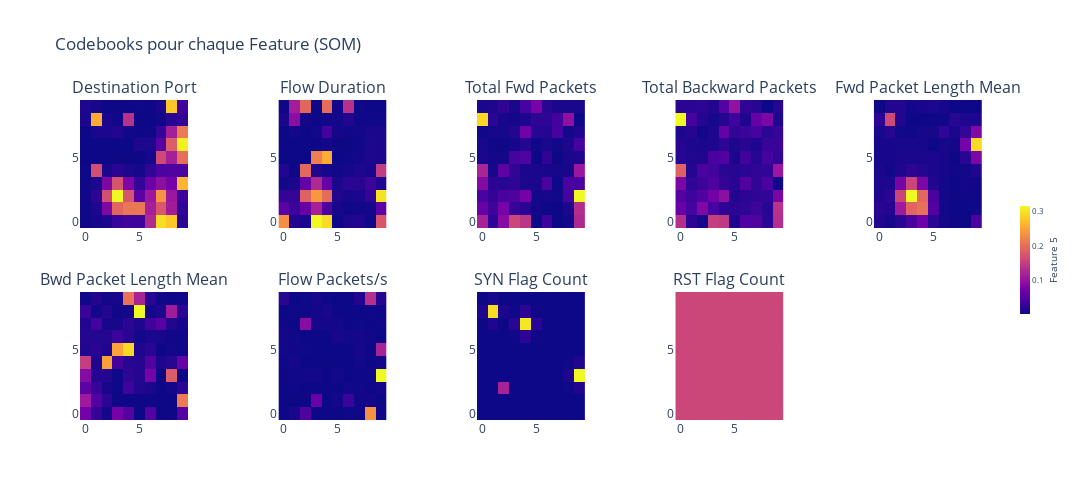

Source (notebook cell):
### Markdown cell above
Les codebooks d’un SOM (Self-Organizing Map) représentent les poids associés à chaque neurone pour chaque feature. Ils servent de points de référence pour regrouper des données similaires dans l’espace des features. Chaque neurone de la carte est responsable de "représenter" un groupe de données similaires, et les valeurs des codebooks montrent les caractéristiques typiques des données associées à un neurone particulier. 

Ces visualisations permettent de mieux comprendre comment le SOM a organisé les données et quels neurones sont influencés par des features spécifiques.

### Code cell
# Définition des paramètres pour les sous-graphiques
num_features = X_scaled.shape[1]
cols = 5  # Nombre de colonnes pour les subplots
rows = int(np.ceil(num_features / cols))  # Nombre de lignes basé sur les features

# Initialisation des sous-graphiques
fig = make_subplots(
    rows=rows,
    cols=cols,
    subplot_titles=[f"{feature}" for i, feature in enumerate(X.columns)],
    horizontal_spacing=0.1,  # Espacement horizontal entre les subplots
    vertical_spacing=0.2,    # Espacement vertical entre les subplots
)

# Ajouter chaque codebook (feature) à un subplot
for i in range(num_features):
    row = i // cols + 1
    col = i % cols + 1
    fig.add_trace(
        go.Heatmap(
            z=som.get_weights()[:, :, i],
            colorscale="plasma",
            colorbar=dict(
                title=f"Feature {i+1}",
                titleside="right",
                titlefont=dict(size=10),
                tickfont=dict(size=8),
                len=0.4,
                thickness=10,
                xpad=20,
                ypad=10,
            ),
            showscale=(col == cols),
        ),
        row=row,
        col=col,
    )
    
fig.update_layout(
    title="Codebooks pour chaque Feature (SOM)",
    height=250 * rows,
    width=1200,
    showlegend=False,
    template="plotly_white",
)
fig.show()

### Figure 1 — Plotly figure (JSON) as saved in the notebook; plotly's stock layout.template omitted (floating-point values rounded to 4 significant figures)
{"data": [{"colorbar": {"len": 0.4, "thickness": 10, "tickfont": {"size": 8}, "title": {"font": {"size": 10}, "side": "right", "text": "Feature 1"}, "xpad": 20, "ypad": 10}, "colorscale": [[0, "#0d0887"], [0.1111, "#46039f"], [0.2222, "#7201a8"], [0.3333, "#9c179e"], [0.4444, "#bd3786"], [0.5556, "#d8576b"], [0.6667, "#ed7953"], [0.7778, "#fb9f3a"], [0.8889, "#fdca26"], [1, "#f0f921"]], "showscale": false, "type": "heatmap", "xaxis": "x", "yaxis": "y", "z": [[0.00625, 0.01796, 0.02843, 0.0746, 0.08938, 0.08526, 0.3563, 0.8284, 0.7829, 0.05495], [0.005479, 0.02858, 0.2293, 0.5362, 0.5836, 0.5847, 0.3218, 0.4934, 0.3129, 0.06326], [0.005159, 0.05396, 0.4694, 0.8867, 0.4827, 0.1456, 0.3001, 0.6582, 0.2951, 0.0831], [0.007134, 0.02537, 0.2237, 0.483, 0.2284, 0.06836, 0.1847, 0.2593, 0.205, 0.7398], [0.004041, 0.4653, 0.02263, 0.05133, 0.02702, 0.01648, 0.06214, 0.1117, 0.1231, 0.1158], [0.0008253, 0.0008367, 0.001315, 0.002448, 0.002072, 0.002528, 0.01763, 0.4524, 0.3211, 0.5633], [0.0008094, 0.0008183, 0.0008443, 0.0008871, 0.001164, 0.03133, 0.02815, 0.1393, 0.5132, 0.8684], [0.001997, 0.02435, 0.02426, 0.03934, 0.006217, 0.001289, 0.006869, 0.0703, 0.3174, 0.5871], [0.02389, 0.7186, 0.02517, 0.003494, 0.378, 0.001819, 0.001693, 0.01081, 0.04815, 0.06535], [0.03228, 0.02052, 0.002911, 0.001675, 0.002133, 0.006433, 0.002272, 0.02475, 0.7811, 0.09008]]}, {"colorbar": {"len": 0.4, "thickness": 10, "tickfont": {"size": 8}, "title": {"font": {"size": 10}, "side": "right", "text": "Feature 2"}, "xpad": 20, "ypad": 10}, "colorscale": [[0, "#0d0887"], [0.1111, "#46039f"], [0.2222, "#7201a8"], [0.3333, "#9c179e"], [0.4444, "#bd3786"], [0.5556, "#d8576b"], [0.6667, "#ed7953"], [0.7778, "#fb9f3a"], [0.8889, "#fdca26"], [1, "#f0f921"]], "showscale": false, "type": "heatmap", "xaxis": "x2", "yaxis": "y2", "z": [[0.6626, 0.03772, 0.02407, 0.9099, 0.8436, 0.004019, 0.02994, 0.03713, 0.00672, 0.5016], [0.1495, 0.08442, 0.178, 0.333, 0.1148, 0.01725, 0.005571, 0.01052, 0.01343, 0.1528], [0.06522, 0.06832, 0.5377, 0.6867, 0.5694, 0.03854, 0.01583, 0.02566, 0.06641, 0.8575], [0.009464, 0.02131, 0.1688, 0.3626, 0.1693, 0.02317, 0.05495, 0.04817, 0.08459, 0.03609], [0.0361, 0.002097, 0.5603, 0.03767, 0.01862, 0.005466, 0.01639, 0.02784, 0.01942, 0.4249], [5.332e-05, 0.0002871, 0.0006198, 0.6202, 0.7353, 0.0008213, 0.003885, 0.01202, 0.0292, 0.02257], [1.399e-05, 0.0001767, 0.0004906, 0.001544, 0.01231, 0.001385, 0.00181, 0.006834, 0.02824, 0.02299], [0.0007643, 0.01213, 0.000735, 0.01089, 0.09741, 0.013, 0.006631, 0.01003, 0.02079, 0.02174], [0.02167, 0.263, 0.0121, 0.0007599, 0.01132, 0.008749, 0.03774, 0.007342, 0.004786, 0.003162], [0.001871, 0.3217, 0.5512, 3.766e-05, 0.5718, 0.0146, 0.3858, 0.002988, 0.0003465, 8.403e-05]]}, {"colorbar": {"len": 0.4, "thickness": 10, "tickfont": {"size": 8}, "title": {"font": {"size": 10}, "side": "right", "text": "Feature 3"}, "xpad": 20, "ypad": 10}, "colorscale": [[0, "#0d0887"], [0.1111, "#46039f"], [0.2222, "#7201a8"], [0.3333, "#9c179e"], [0.4444, "#bd3786"], [0.5556, "#d8576b"], [0.6667, "#ed7953"], [0.7778, "#fb9f3a"], [0.8889, "#fdca26"], [1, "#f0f921"]], "showscale": false, "type": "heatmap", "xaxis": "x3", "yaxis": "y3", "z": [[7.776e-05, 1.363e-05, 5.846e-05, 0.000105, 9.157e-05, 6.572e-07, 1.913e-05, 1.804e-08, 2.851e-06, 8.23e-05], [4.072e-05, 2.022e-05, 4.84e-05, 1.658e-05, 1.198e-05, 1.895e-06, 6.164e-07, 5.129e-07, 7.525e-06, 8.575e-05], [2.498e-05, 1.5e-05, 2.531e-05, 2.758e-05, 4.816e-05, 2.247e-06, 3.792e-06, 1.874e-06, 2.354e-05, 0.0002097], [5.645e-05, 1.299e-05, 1.042e-05, 1.4e-05, 6.761e-06, 5.59e-06, 2.557e-05, 7.874e-07, 2.543e-05, 2.528e-05], [7.902e-05, 4.143e-06, 3.639e-05, 1.57e-05, 5.791e-06, 5.131e-06, 4.416e-06, 3.616e-06, 3.672e-06, 6.886e-05], [5.452e-06, 3.199e-06, 1.872e-06, 2.386e-05, 2.818e-05, 7.167e-08, 1.436e-05, 3.316e-07, 5.238e-06, 7.932e-06], [4.958e-06, 1.639e-06, 3.767e-07, 3.326e-06, 9.369e-06, 1.285e-06, 4.792e-06, 2.608e-06, 6.077e-06, 2.396e-05], [1.224e-06, 4.01e-06, 4.258e-06, 8.79e-06, 4.633e-05, 1.038e-05, 9.511e-06, 2.375e-05, 1.884e-06, 7.933e-06], [0.0001921, 1.137e-05, 4.432e-06, 3.219e-06, 7.502e-06, 1.367e-05, 1.376e-05, 2.26e-05, 6.295e-05, 1.799e-07], [5.234e-06, 7.147e-06, 1.389e-05, 4.803e-06, 2.346e-05, 4.976e-05, 1.044e-05, 5.698e-06, 5.025e-06, 5.026e-06]]}, {"colorbar": {"len": 0.4, "thickness": 10, "tickfont": {"size": 8}, "title": {"font": {"size": 10}, "side": "right", "text": "Feature 4"}, "xpad": 20, "ypad": 10}, "colorscale": [[0, "#0d0887"], [0.1111, "#46039f"], [0.2222, "#7201a8"], [0.3333, "#9c179e"], [0.4444, "#bd3786"], [0.5556, "#d8576b"], [0.6667, "#ed7953"], [0.7778, "#fb9f3a"], [0.8889, "#fdca26"], [1, "#f0f921"]], "showscale": false, "type": "heatmap", "xaxis": "x4", "yaxis": "y4", "z": [[6.313e-05, 9.336e-06, 2.847e-06, 7.272e-05, 6.933e-05, 5.713e-06, 2.195e-05, 2.097e-05, 9.643e-06, 6.312e-05], [3.111e-05, 1.723e-05, 3.881e-05, 1.75e-05, 9.9e-06, 9.46e-06, 1.001e-05, 1.447e-05, 7.842e-06, 6.532e-05], [2.328e-05, 1.47e-05, 2.223e-05, 3.417e-05, 4.453e-05, 6.619e-06, 9.436e-06, 1.057e-05, 1.128e-05, 3.757e-05], [3.826e-05, 1.018e-05, 1.456e-05, 1.964e-05, 1.128e-05, 8.785e-06, 2.172e-05, 1.09e-05, 1.861e-05, 7.346e-07], [8.96e-05, 7.082e-06, 1.976e-05, 1.622e-05, 8.502e-06, 8.117e-06, 9.271e-06, 1.11e-05, 1.15e-05, 5.067e-05], [8.017e-06, 6.304e-06, 5.308e-06, 1.889e-05, 2.161e-05, 4.017e-06, 1.531e-05, 8.107e-06, 1.699e-05, 1.141e-05], [7.626e-06, 5.126e-06, 4.124e-06, 4.949e-06, 1.018e-05, 4.828e-06, 7.861e-06, 5.281e-06, 1.317e-05, 1.349e-05], [4.837e-06, 7.298e-06, 2.003e-06, 4.95e-06, 2.898e-05, 1.106e-05, 1.404e-05, 1.751e-05, 9.282e-06, 1.195e-05], [0.0001525, 1.724e-05, 7.057e-06, 3.575e-06, 7.323e-06, 1.505e-05, 5.988e-06, 2.87e-05, 3.859e-05, 4.703e-06], [7.837e-06, 8.849e-06, 9.321e-06, 6.808e-06, 2.242e-05, 4.699e-05, 1.016e-05, 8.051e-06, 2.83e-07, 7.601e-06]]}, {"colorbar": {"len": 0.4, "thickness": 10, "tickfont": {"size": 8}, "title": {"font": {"size": 10}, "side": "right", "text": "Feature 5"}, "xpad": 20, "ypad": 10}, "colorscale": [[0, "#0d0887"], [0.1111, "#46039f"], [0.2222, "#7201a8"], [0.3333, "#9c179e"], [0.4444, "#bd3786"], [0.5556, "#d8576b"], [0.6667, "#ed7953"], [0.7778, "#fb9f3a"], [0.8889, "#fdca26"], [1, "#f0f921"]], "showscale": true, "type": "heatmap", "xaxis": "x5", "yaxis": "y5", "z": [[0.01288, 0.006061, 0.01669, 0.03741, 0.06732, 0.01758, 0.00496, 0.0008932, 0.0009266, 0.03921], [0.01838, 0.01535, 0.1093, 0.1897, 0.2029, 0.04519, 0.002862, 0.000773, 0.000468, 0.003175], [0.01225, 0.02033, 0.1577, 0.3164, 0.1932, 0.03958, 0.004505, 0.0008243, 0.002636, 0.002888], [0.01128, 0.01021, 0.0748, 0.156, 0.0789, 0.01309, 0.004939, 0.0006441, 0.00518, 0.00276], [0.008396, 0.003921, 0.01232, 0.02003, 0.01466, 0.008795, 0.006305, 0.004015, 0.004354, 0.01405], [0.006209, 0.007429, 0.007752, 0.008878, 0.008299, 0.008713, 0.006956, 0.001023, 0.01818, 0.07921], [0.005967, 0.006936, 0.007613, 0.00787, 0.006104, 0.001077, 0.00603, 0.005306, 0.07157, 0.2936], [0.007771, 0.01662, 0.003466, 0.002162, 0.006414, 0.006957, 0.02287, 0.007954, 0.02485, 0.08342], [0.01971, 0.1615, 0.01423, 0.00122, 0.001262, 0.002656, 0.002083, 0.0165, 0.01011, 0.01024], [0.0009372, 0.01426, 0.01331, 0.004664, 0.007329, 0.01007, 0.006794, 0.0005897, 0.001319, 0.0005957]]}, {"colorbar": {"len": 0.4, "thickness": 10, "tickfont": {"size": 8}, "title": {"font": {"size": 10}, "side": "right", "text": "Feature 6"}, "xpad": 20, "ypad": 10}, "colorscale": [[0, "#0d0887"], [0.1111, "#46039f"], [0.2222, "#7201a8"], [0.3333, "#9c179e"], [0.4444, "#bd3786"], [0.5556, "#d8576b"], [0.6667, "#ed7953"], [0.7778, "#fb9f3a"], [0.8889, "#fdca26"], [1, "#f0f921"]], "showscale": false, "type": "heatmap", "xaxis": "x6", "yaxis": "y6", "z": [[0.1104, 0.03758, 0.006658, 0.1114, 0.07274, 0.0002109, 0.07223, 0.00136, 0.0005714, 0.07272], [0.166, 0.06797, 0.02968, 0.001444, 0.001053, 0.000651, 0.001346, 0.001263, 0.0005522, 0.3291], [0.08524, 0.04118, 0.0091, 0.00188, 0.04685, 0.01866, 0.01133, 0.0009912, 0.005337, 0.02695], [0.1329, 0.02165, 0.02284, 0.001788, 0.0327, 0.02356, 0.1136, 0.0007514, 0.2813, 5.907e-05], [0.2303, 0.01603, 0.3824, 0.05319, 0.02485, 0.02238, 0.07022, 0.01687, 0.02404, 0.09], [0.02139, 0.02748, 0.01639, 0.385, 0.4499, 0.01755, 0.02684, 0.001153, 0.007897, 0.001782], [0.02327, 0.02289, 0.02314, 0.04352, 0.02579, 0.004575, 0.01333, 0.01028, 0.003038, 0.002917], [0.0203, 0.05146, 0.0108, 0.0092, 0.02719, 0.01721, 0.04865, 0.07631, 0.01965, 0.008072], [0.04073, 0.006031, 0.02299, 0.002591, 0.007403, 0.4884, 0.007906, 0.01517, 0.1713, 0.02836], [0.001664, 0.0213, 0.007943, 0.01094, 0.3166, 0.1832, 0.02691, 0.002709, 0.00134, 0.002443]]}, {"colorbar": {"len": 0.4, "thickness": 10, "tickfont": {"size": 8}, "title": {"font": {"size": 10}, "side": "right", "text": "Feature 7"}, "xpad": 20, "ypad": 10}, "colorscale": [[0, "#0d0887"], [0.1111, "#46039f"], [0.2222, "#7201a8"], [0.3333, "#9c179e"], [0.4444, "#bd3786"], [0.5556, "#d8576b"], [0.6667, "#ed7953"], [0.7778, "#fb9f3a"], [0.8889, "#fdca26"], [1, "#f0f921"]], "showscale": false, "type": "heatmap", "xaxis": "x7", "yaxis": "y7", "z": [[0.4001, 0.4065, 0.4385, 0.4, 0.4, 0.4, 0.4011, 0.4009, 0.612, 0.4], [0.4002, 0.4006, 0.4004, 0.4566, 0.4003, 0.4031, 0.4255, 0.4025, 0.4046, 0.4001], [0.4005, 0.4011, 0.4005, 0.4, 0.4, 0.4001, 0.4026, 0.4018, 0.4007, 0.4034], [0.4004, 0.4021, 0.4029, 0.4044, 0.4, 0.4035, 0.4003, 0.4013, 0.4036, 0.6872], [0.4011, 0.4049, 0.4002, 0.4, 0.4006, 0.4, 0.4001, 0.4029, 0.4006, 0.4035], [0.4039, 0.4015, 0.4011, 0.4, 0.4, 0.4, 0.4003, 0.4058, 0.4005, 0.5076], [0.4039, 0.4012, 0.4002, 0.4001, 0.4001, 0.4059, 0.4026, 0.4038, 0.4015, 0.4002], [0.4009, 0.4004, 0.4812, 0.4057, 0.4026, 0.4039, 0.4005, 0.4013, 0.4008, 0.4022], [0.4001, 0.4012, 0.4022, 0.4032, 0.4066, 0.4004, 0.4001, 0.4001, 0.4013, 0.4002], [0.4152, 0.4001, 0.4014, 0.4052, 0.4011, 0.4, 0.4, 0.4116, 0.5197, 0.4126]]}, {"colorbar": {"len": 0.4, "thickness": 10, "tickfont": {"size": 8}, "title": {"font": {"size": 10}, "side": "right", "text": "Feature 8"}, "xpad": 20, "ypad": 10}, "colorscale": [[0, "#0d0887"], [0.1111, "#46039f"], [0.2222, "#7201a8"], [0.3333, "#9c179e"], [0.4444, "#bd3786"], [0.5556, "#d8576b"], [0.6667, "#ed7953"], [0.7778, "#fb9f3a"], [0.8889, "#fdca26"], [1, "#f0f921"]], "showscale": false, "type": "heatmap", "xaxis": "x8", "yaxis": "y8", "z": [[3.259e-67, 4.038e-60, 1.047e-51, 2.048e-40, 7.316e-31, 4.674e-23, 5.487e-17, 3.425e-13, 4.895e-10, 3.807e-09], [4.861e-54, 6.058e-47, 7.116e-42, 4.434e-36, 1.567e-26, 8.018e-19, 1.234e-12, 2.627e-08, 1.11e-05, 8.373e-05], [7.036e-43, 8.706e-36, 0.3339, 5.145e-28, 6.389e-24, 4.154e-16, 5.053e-10, 7.2e-06, 0.003493, 0.03319], [1.14e-31, 1.208e-26, 1.481e-21, 1.662e-18, 1.775e-17, 3.168e-15, 3.805e-09, 8.243e-05, 0.03316, 0.9051], [3.336e-21, 2.192e-19, 2.014e-14, 2.427e-11, 2.581e-10, 2.431e-11, 5.153e-10, 1.13e-05, 0.004431, 0.03369], [4.684e-13, 5.793e-12, 1.72e-09, 3.361e-06, 3.78e-05, 3.444e-06, 2.752e-09, 2.651e-08, 8.472e-06, 7.542e-05], [4.443e-07, 8.145e-06, 3.902e-06, 0.003948, 0.0546, 0.004777, 3.444e-06, 2.528e-11, 4.512e-10, 7.967e-10], [0.001589, 0.03081, 0.001965, 0.05372, 0.8687, 0.05474, 3.78e-05, 2.581e-10, 4.427e-16, 2.942e-15], [0.03081, 0.8481, 0.03083, 0.003231, 0.05384, 0.004741, 3.443e-06, 2.429e-11, 1.675e-18, 4.819e-23], [0.001917, 0.02557, 0.001917, 3.927e-06, 3.747e-05, 2.771e-06, 2.731e-09, 2.037e-14, 1.173e-21, 1.04e-30]]}, {"colorbar": {"len": 0.4, "thickness": 10, "tickfont": {"size": 8}, "title": {"font": {"size": 10}, "side": "right", "text": "Feature 9"}, "xpad": 20, "ypad": 10}, "colorscale": [[0, "#0d0887"], [0.1111, "#46039f"], [0.2222, "#7201a8"], [0.3333, "#9c179e"], [0.4444, "#bd3786"], [0.5556, "#d8576b"], [0.6667, "#ed7953"], [0.7778, "#fb9f3a"], [0.8889, "#fdca26"], [1, "#f0f921"]], "showscale": false, "type": "heatmap", "xaxis": "x9", "yaxis": "y9", "z": [[0, 0, 0, 0, 0, 0, 0, 0, 0, 0], [0, 0, 0, 0, 0, 0, 0, 0, 0, 0], [0, 0, 0, 0, 0, 0, 0, 0, 0, 0], [0, 0, 0, 0, 0, 0, 0, 0, 0, 0], [0, 0, 0, 0, 0, 0, 0, 0, 0, 0], [0, 0, 0, 0, 0, 0, 0, 0, 0, 0], [0, 0, 0, 0, 0, 0, 0, 0, 0, 0], [0, 0, 0, 0, 0, 0, 0, 0, 0, 0], [0, 0, 0, 0, 0, 0, 0, 0, 0, 0], [0, 0, 0, 0, 0, 0, 0, 0, 0, 0]]}], "layout": {"annotations": [{"font": {"size": 16}, "showarrow": false, "text": "Destination Port", "x": 0.06, "xanchor": "center", "xref": "paper", "y": 1, "yanchor": "bottom", "yref": "paper"}, {"font": {"size": 16}, "showarrow": false, "text": "Flow Duration", "x": 0.28, "xanchor": "center", "xref": "paper", "y": 1, "yanchor": "bottom", "yref": "paper"}, {"font": {"size": 16}, "showarrow": false, "text": "Total Fwd Packets", "x": 0.5, "xanchor": "center", "xref": "paper", "y": 1, "yanchor": "bottom", "yref": "paper"}, {"font": {"size": 16}, "showarrow": false, "text": "Total Backward Packets", "x": 0.72, "xanchor": "center", "xref": "paper", "y": 1, "yanchor": "bottom", "yref": "paper"}, {"font": {"size": 16}, "showarrow": false, "text": "Fwd Packet Length Mean", "x": 0.94, "xanchor": "center", "xref": "paper", "y": 1, "yanchor": "bottom", "yref": "paper"}, {"font": {"size": 16}, "showarrow": false, "text": "Bwd Packet Length Mean", "x": 0.06, "xanchor": "center", "xref": "paper", "y": 0.4, "yanchor": "bottom", "yref": "paper"}, {"font": {"size": 16}, "showarrow": false, "text": "Flow Packets/s", "x": 0.28, "xanchor": "center", "xref": "paper", "y": 0.4, "yanchor": "bottom", "yref": "paper"}, {"font": {"size": 16}, "showarrow": false, "text": "SYN Flag Count", "x": 0.5, "xanchor": "center", "xref": "paper", "y": 0.4, "yanchor": "bottom", "yref": "paper"}, {"font": {"size": 16}, "showarrow": false, "text": "RST Flag Count", "x": 0.72, "xanchor": "center", "xref": "paper", "y": 0.4, "yanchor": "bottom", "yref": "paper"}], "height": 500, "showlegend": false, "title": {"text": "Codebooks pour chaque Feature (SOM)"}, "width": 1200, "xaxis": {"anchor": "y", "domain": [0, 0.12]}, "xaxis10": {"anchor": "y10", "domain": [0.88, 1]}, "xaxis2": {"anchor": "y2", "domain": [0.22, 0.34]}, "xaxis3": {"anchor": "y3", "domain": [0.44, 0.56]}, "xaxis4": {"anchor": "y4", "domain": [0.66, 0.78]}, "xaxis5": {"anchor": "y5", "domain": [0.88, 1]}, "xaxis6": {"anchor": "y6", "domain": [0, 0.12]}, "xaxis7": {"anchor": "y7", "domain": [0.22, 0.34]}, "xaxis8": {"anchor": "y8", "domain": [0.44, 0.56]}, "xaxis9": {"anchor": "y9", "domain": [0.66, 0.78]}, "yaxis": {"anchor": "x", "domain": [0.6, 1]}, "yaxis10": {"anchor": "x10", "domain": [0, 0.4]}, "yaxis2": {"anchor": "x2", "domain": [0.6, 1]}, "yaxis3": {"anchor": "x3", "domain": [0.6, 1]}, "yaxis4": {"anchor": "x4", "domain": [0.6, 1]}, "yaxis5": {"anchor": "x5", "domain": [0.6, 1]}, "yaxis6": {"anchor": "x6", "domain": [0, 0.4]}, "yaxis7": {"anchor": "x7", "domain": [0, 0.4]}, "yaxis8": {"anchor": "x8", "domain": [0, 0.4]}, "yaxis9": {"anchor": "x9", "domain": [0, 0.4]}}}
